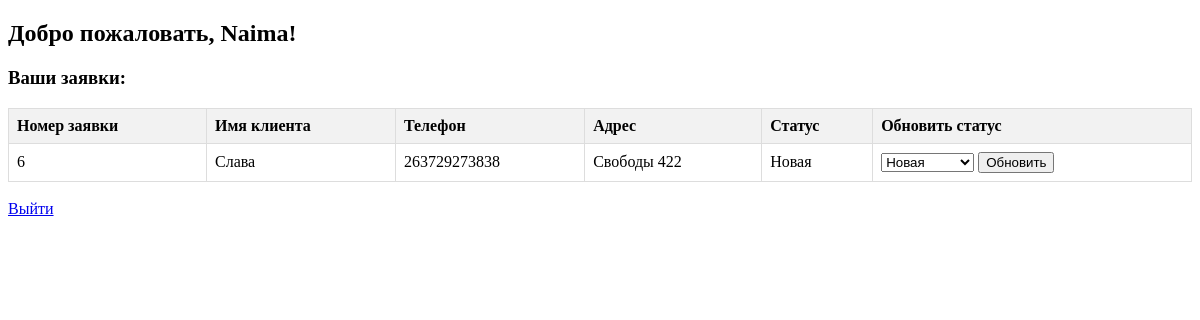
The page /disinsector/dashboard (signed in) on the database its author committed.
### app/model.py (models this page shows, shortened)
class Disinsector(db.Model):
    __tablename__ = 'disinsectors'
    id = Column(Integer, primary_key=True, index=True)
    name = Column(String(100), nullable=False)
    email = Column(String(120), unique=True, nullable=False)
    password = Column(String(128), nullable=False)
    token = Column(String(128), unique=True, nullable=False)
    telegram_user_id = Column(Integer, unique=True, nullable=True)  # Уникальный идентификатор Telegram пользователя
    load = Column(Integer, default=0)  # Количество активных заявок
    max_load = Column(Integer, default=5)  # Максимальная загрузка
    last_assigned = Column(DateTime, default=datetime.utcnow)
    orders = relationship('Order', back_populates='disinsector')

class Order(db.Model):
    __tablename__ = 'orders'
    id = Column(Integer, primary_key=True, index=True)
    disinsector_id = Column(Integer, ForeignKey('disinsectors.id'), nullable=True)
    client_id = Column(Integer, ForeignKey('clients.id'), nullable=False)
    order_status = Column(String(50), default='Новая')
    object_type = Column(String(50), nullable=False)
    insect_quantity = Column(String(50), nullable=False)
    disinsect_experience = Column(Boolean, nullable=False)
    estimated_price = Column(String(50), nullable=True)
    final_price = Column(String(50), nullable=True)
    poison_type = Column(String(100), nullable=True)
    insect_type = Column(String(100), nullable=True)
    client_area = Column(String(100), nullable=True)
    created_at = Column(DateTime, default=datetime.utcnow, onupdate=datetime.utcnow, nullable=False)
    disinsector = relationship("Disinsector", back_populates="orders")
    client = relationship("Client", back_populates="orders")

class Client(db.Model):
    __tablename__ = 'clients'
    id = Column(Integer, primary_key=True, index=True)
    name = Column(String(100), nullable=False)
    phone = Column(String(20), nullable=False)
    address = Column(String(200), nullable=False)
    orders = relationship("Order", back_populates="client")

### app/main.py (the view)
@main_bp.route('/disinsector/dashboard')
def disinsector_dashboard():
    if 'disinsector_id' in session:
        disinsector_id = session['disinsector_id']
        try:
            disinsector = Disinsector.query.get(disinsector_id)
            if not disinsector:
                flash("Дезинсектор не найден.", 'danger')
                return redirect(url_for('auth.disinsector_login'))
            orders = Order.query.filter_by(disinsector_id=disinsector_id).all()
        except Exception as e:
            logger.error(f"Ошибка при загрузке дезинсектор-дэшборда: {e}")
            flash("Произошла ошибка при загрузке заявок.", 'danger')
            return redirect(url_for('main.index'))
        return render_template('disinsector_dashboard.html', disinsector=disinsector, orders=orders)
    else:
        flash("Пожалуйста, войдите как дезинсектор.", 'warning')
        return redirect(url_for('auth.disinsector_login'))

### app/templates/disinsector_dashboard.html (shortened to what this page needs)
<!DOCTYPE html>
<html lang="ru">
<head>
</head>
<body>
    <h2>Добро пожаловать, {{ disinsector.name }}!</h2>
    <h3>Ваши заявки:</h3>
    {% if orders %}
    <table>
        <tr>
            <th>Номер заявки</th>
            <th>Имя клиента</th>
            <th>Телефон</th>
            <th>Адрес</th>
            <th>Статус</th>
            <th>Обновить статус</th>
        </tr>
        {% for order in orders %}
        <tr>
            <td>{{ order.id }}</td>
            <td>{{ order.client.name }}</td>
            <td>{{ order.client.phone }}</td>
            <td>{{ order.client.address }}</td>
            <td>{{ order.order_status }}</td>
            <td>
                <form method="POST" action="{{ url_for('main.update_order_status') }}">
                    <select name="new_status">
                        <option value="Новая" {% if order.order_status == 'Новая' %}selected{% endif %}>Новая</option>
                    </select>
                    <input type="submit" value="Обновить">
                </form>
            </td>
        </tr>
        {% endfor %}
    </table>
    {% else %}
        <p>На данный момент у вас нет заявок.</p>
    {% endif %}
    <br>
    <a href="{{ url_for('auth.logout') }}">Выйти</a>
</body>
</html>

### app/templates/disinsector_dashboard.html (style rules this page uses)
table { width: 100%; border-collapse: collapse; }
table, th, td { border: 1px solid #ddd; }
th, td { padding: 8px; text-align: left; }
th { background-color: #f2f2f2; }

### rows shown on the page
Disinsector: name "Naima"
Order: id "6", client.name "Слава", client.phone "263729273838", client.address "Свободы 422", order_status "Новая", new_status "Новая"
